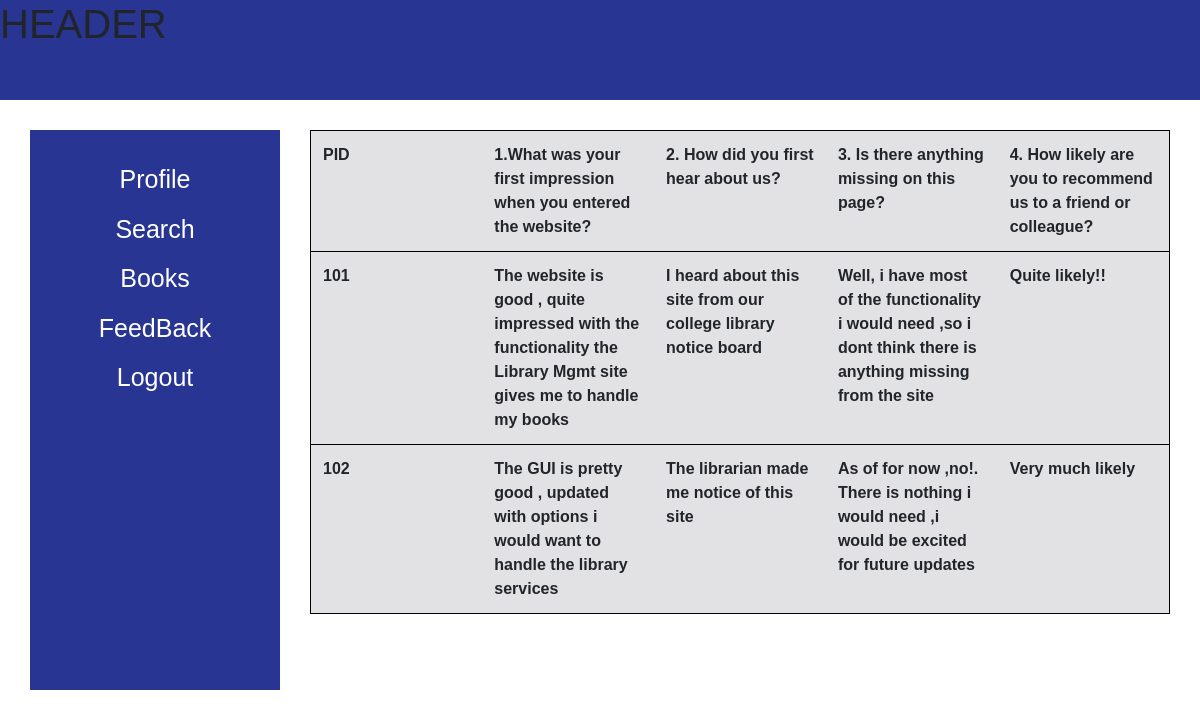
The page /survey_result.php (signed in) on the database its author committed.
### tables this page shows
CREATE TABLE `survey` (
  `user_id` int(11) NOT NULL,
  `answer1` text,
  `answer2` text,
  `answer3` text,
  `answer4` text,
  PRIMARY KEY (`user_id`)
);

### survey_result.php (the view, shortened to what this page needs)
<!DOCTYPE html>
<html lang="en">
<head>
    <link rel="stylesheet" type="text/css" href="style.php">
</head>
<body>
    <div class="header">
        <?php
            require_once 'common/header.php' ; ?>
    </div>
    <div class="nav-bar">
        <?php
            require_once 'common/nav-bar.php' ?>
    </div>
    <div class="main-content">
        <?php
                     $mysqli = new mysqli(DB_HOST, DB_USER, DB_PASS, DB_NAME);
                        if(! $result = $mysqli->query(" select * from survey;")){
                                               echo "Query Error!";
                                            }
                                             $result->data_seek(0);
                                             echo "<table class='table table-borderless' >
                                                    <thread><tr>
                                                    <th>PID</th>
                                                    <th>1.What was your first impression when you entered the website?</th>
                                                    <th>2. How did you first hear about us?</th>
                                                    <th>3. Is there anything missing on this page?</th>
                                                    <th>4. How likely are you to recommend us to a friend or colleague? </th>
                                                    </tr></thread>";
                                            while($row = $result->fetch_assoc()){
                                                ?>
                                                        <tr>
                                                             <th > <?= $row['user_id'] ?></th>
                                                            <th > <?= $row['answer1'] ?></th>
                                                            <th > <?= $row['answer2'] ?></th>
                                                            <th > <?= $row['answer3'] ?></th>
                                                            <th ><?= $row['answer4'] ?></th>
                                                        </tr>
                                                <?php
                                            }
         ?>
    </div>
</body>
</html>

### survey_result.php (style rules this page uses)
.main-content { background-color: #E2E2E5; }

### rows shown on the page
survey: user_id "101", answer1 "The website is good , quite impressed with the functionality the Library Mgmt site gives me to handle my books", answer2 "I heard about this site from our college library notice board", answer3 "Well, i have most of the functionality i would need ,so i dont think there is anything missing from the site", answer4 "Quite likely!!"
survey: user_id "102", answer1 "The GUI is pretty good , updated with options i would want to handle the library services", answer2 "The librarian made me notice of this site", answer3 "As of for now ,no!. There is nothing i would need ,i would be excited for future updates", answer4 "Very much likely"
